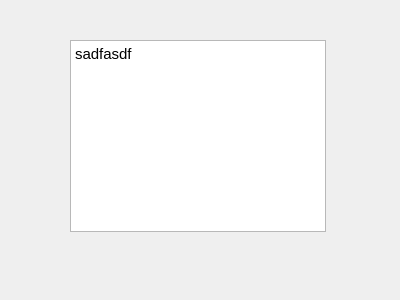
<?xml version="1.0" encoding="UTF-8"?>
<ui version="4.0">
 <class>MainWindow</class>
 <widget class="QDialog" name="MainWindow">
  <property name="geometry">
   <rect>
    <x>0</x>
    <y>0</y>
    <width>400</width>
    <height>300</height>
   </rect>
  </property>
  <property name="windowTitle">
   <string>Dialog</string>
  </property>
  <widget class="QTextBrowser" name="textBrowser">
   <property name="geometry">
    <rect>
     <x>70</x>
     <y>40</y>
     <width>256</width>
     <height>192</height>
    </rect>
   </property>
   <property name="html">
    <string>&lt;!DOCTYPE HTML PUBLIC &quot;-//W3C//DTD HTML 4.0//EN&quot; &quot;http://www.w3.org/TR/REC-html40/strict.dtd&quot;&gt;
&lt;html&gt;&lt;head&gt;&lt;meta name=&quot;qrichtext&quot; content=&quot;1&quot; /&gt;&lt;meta charset=&quot;utf-8&quot; /&gt;&lt;style type=&quot;text/css&quot;&gt;
p, li { white-space: pre-wrap; }
&lt;/style&gt;&lt;/head&gt;&lt;body style=&quot; font-family:'Cantarell'; font-size:11pt; font-weight:400; font-style:normal;&quot;&gt;
&lt;p style=&quot; margin-top:0px; margin-bottom:0px; margin-left:0px; margin-right:0px; -qt-block-indent:0; text-indent:0px;&quot;&gt;sadfasdf&lt;/p&gt;&lt;/body&gt;&lt;/html&gt;</string>
   </property>
  </widget>
 </widget>
 <resources/>
 <connections/>
</ui>
